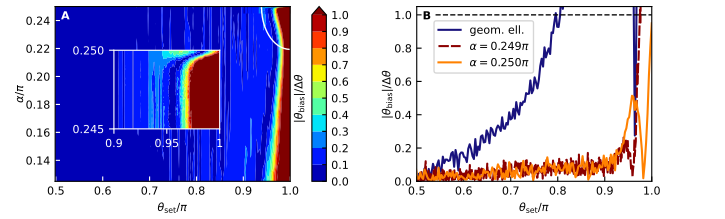

The script that saved this image:
# -*- coding: utf-8 -*-
"""
@author: D.Pfeiffer, D.Derr & L.Lind
"""
from matplotlib.markers import MarkerStyle
from mpl_toolkits.axes_grid1.inset_locator import mark_inset  # for the manual option
from mpl_toolkits.axes_grid1.inset_locator import inset_axes
import matplotlib as mpl
import matplotlib.pyplot as plt
import matplotlib.transforms as transforms
import matplotlib.ticker as mticker
import numpy as np
from mpl_toolkits.axes_grid1 import Divider
from mpl_toolkits.axes_grid1.axes_size import Fixed
from curlyBrace import curlyBrace
from pathlib import Path
import sys

parent_dir = Path(__file__).parent.parent
parent_str = str(parent_dir)

if parent_str not in sys.path:
    sys.path.insert(0, parent_str)
    added = True
else:
    added = False

try:
    import helper_functions as hf
finally:
    if added:
        sys.path.pop(0)  # Safe cleanup only if we added it

plt.style.use('../paper_mpl_style.mplstyle')

save_fig = True
draw_grid = False

#################
#### colours ####
#################

colour_hist_diff = 'C0'
colour_hist_sum = 'C1'
colour_ell = 'C2'

# --- Size ---
phi_golden = (1 + np.sqrt(5)) / 2
pt_to_in = 1.0 / 72.0

full_width = 522
half_width = 255

full_height_golden = full_width / phi_golden # golden aspect
half_height_golden = half_width / phi_golden # golden aspect

######## Grid ##########
one_pt_rel_w = pt_to_in / full_width

frac_h_0 = 0.075
frac_h_1 = 0.325
frac_h_2 = 0.03
frac_h_3 = 0.02
frac_h_4 = 0.05
frac_h_5 = frac_h_0
frac_h_6 = frac_h_1
frac_h_7 = frac_h_2
frac_h_8 = frac_h_3
frac_h_9 = 1-(frac_h_0+frac_h_1+frac_h_2+frac_h_3+frac_h_4+frac_h_5+frac_h_6+frac_h_7+frac_h_8)

# must be positive
print(frac_h_9)

print(frac_h_0+frac_h_1+frac_h_2+frac_h_3+frac_h_4+frac_h_5+frac_h_6+frac_h_7+frac_h_8+frac_h_9)

fig_width_in = full_width * pt_to_in
fig_height_in = half_height_golden * pt_to_in

frac_v_0 = 0.02
frac_v_1 = 0.15
frac_v_2 = 0.80
frac_v_3 = 1-(frac_v_0+frac_v_1+frac_v_2)

# must be positive
print(frac_v_3)

print(frac_v_0+frac_v_1+frac_v_2+frac_v_3)

# Exact-size figure: no automatic layout engines
fig_S_alpha = plt.figure(figsize=(fig_width_in, fig_height_in), layout=None)

h = [Fixed(frac_h_0*fig_width_in), Fixed(frac_h_1*fig_width_in), Fixed(frac_h_2*fig_width_in), Fixed(frac_h_3*fig_width_in),
     Fixed(frac_h_4*fig_width_in), Fixed(frac_h_5*fig_width_in), Fixed(frac_h_6*fig_width_in), Fixed(frac_h_7*fig_width_in), Fixed(frac_h_8*fig_width_in), Fixed(frac_h_9*fig_width_in)]

v = [Fixed(frac_v_0*fig_height_in), Fixed(frac_v_1*fig_height_in), Fixed(frac_v_2*fig_height_in), Fixed(frac_v_3*fig_height_in)]


div = Divider(fig_S_alpha, (0, 0, 1, 1), h, v, aspect=False)

#########################################################################
#################### start: show grid via grey lines ####################
#########################################################################
h_fracs = [frac_h_0, frac_h_1, frac_h_2, frac_h_3, frac_h_4, frac_h_5, frac_h_6, frac_h_7, frac_h_8, frac_h_9]
v_fracs = [frac_v_0, frac_v_1, frac_v_2, frac_v_3]

h_edge_positions = np.cumsum([0]+h_fracs)
v_edge_positions = np.cumsum([0]+v_fracs)

if draw_grid:
    # Draw vertical grid lines (column boundaries)
    for hx in h_edge_positions:
        line = plt.Line2D([hx, hx], [0, 1], lw=0.5, color='grey', linestyle='--', transform=fig_S_alpha.transFigure, zorder=100)
        fig_S_alpha.add_artist(line)
    # Draw horizontal grid lines (row boundaries)
    for vy in v_edge_positions:
        line = plt.Line2D([0, 1], [vy, vy], lw=0.5, color='grey', linestyle='--', transform=fig_S_alpha.transFigure, zorder=100)
        fig_S_alpha.add_artist(line)
#######################################################################
#################### end: show grid via grey lines ####################
#######################################################################


ax_quotient_bar = fig_S_alpha.add_axes(div.get_position(), axes_locator=div.new_locator(nx=3, ny=2))
ax_quotient = fig_S_alpha.add_axes(div.get_position(), axes_locator=div.new_locator(nx=1, ny=2))

# ax_cut_bar = fig_S_alpha.add_axes(div.get_position(), axes_locator=div.new_locator(nx=8, ny=2))
ax_cut = fig_S_alpha.add_axes(div.get_position(), axes_locator=div.new_locator(nx=6, ny=2))

fig_S_alpha.canvas.draw()

ax_quotient.set_ylabel(r"$\alpha/\pi$", labelpad=0)
ax_cut.set_ylabel(r"$|\theta_{\text{bias}}|/\Delta \theta$", labelpad=0)

ax_quotient.set_xlabel(r"$\theta_\text{set}/\pi$")
ax_cut.set_xlabel(r"$\theta_\text{set}/\pi$")

ax_quotient.tick_params(axis='both', direction='in')
ax_cut.tick_params(axis='both', direction='in')

##################################
### start: load numerical data ###
##################################

# coarse alpha scan
num_eval_alpha_scan     = np.load('../num_eval/num_eval_res_alpha_S_alpha_PEAC.npz')
alphas                  =num_eval_alpha_scan['alphas']

A_alphas_set            =num_eval_alpha_scan['A_alphas_set']
A_alphas_rec            =num_eval_alpha_scan['A_alphas_rec']
A_betas_set             =num_eval_alpha_scan['A_betas_set']
A_betas_rec             =num_eval_alpha_scan['A_betas_rec']
#
sigma_set               =num_eval_alpha_scan['sigma_set']
#
thetas_set              =num_eval_alpha_scan['thetas_set']
#
thetas_rec_alphas       =num_eval_alpha_scan['thetas_rec_alphas']
thetas_rec_betas        =num_eval_alpha_scan['thetas_rec_betas']
#
thetas_rec_alphas_std   =num_eval_alpha_scan['thetas_rec_alphas_std']
thetas_rec_betas_std    =num_eval_alpha_scan['thetas_rec_betas_std']

n_alphas = len(alphas)

theta_bias_alphas_abs = np.abs(thetas_rec_alphas - np.tile(thetas_set, (n_alphas, 1)))
theta_bias_betas_abs = np.abs(thetas_rec_betas - np.tile(thetas_set, (n_alphas, 1)))

thetas_change = hf.theta_change(0.824, 0.063, alphas)

# fine alpha scan
num_eval_alpha_scan_fine     = np.load('../num_eval/num_eval_res_alpha_S_alpha_fine_PEAC.npz')
alphas_fine                  =num_eval_alpha_scan_fine['alphas']

A_alphas_set_fine            =num_eval_alpha_scan_fine['A_alphas_set']
A_alphas_rec_fine            =num_eval_alpha_scan_fine['A_alphas_rec']
A_betas_set_fine             =num_eval_alpha_scan_fine['A_betas_set']
A_betas_rec_fine             =num_eval_alpha_scan_fine['A_betas_rec']
#
sigma_set_fine               =num_eval_alpha_scan_fine['sigma_set']
#
thetas_set_fine              =num_eval_alpha_scan_fine['thetas_set']
#
thetas_rec_alphas_fine       =num_eval_alpha_scan_fine['thetas_rec_alphas']
thetas_rec_betas_fine        =num_eval_alpha_scan_fine['thetas_rec_betas']
#
thetas_rec_alphas_std_fine   =num_eval_alpha_scan_fine['thetas_rec_alphas_std']
thetas_rec_betas_std_fine    =num_eval_alpha_scan_fine['thetas_rec_betas_std']

n_alphas_fine = len(alphas_fine)

theta_bias_alphas_abs_fine = np.abs(thetas_rec_alphas_fine - np.tile(thetas_set_fine, (n_alphas_fine, 1)))
theta_bias_betas_abs_fine = np.abs(thetas_rec_betas_fine - np.tile(thetas_set_fine, (n_alphas_fine, 1)))

alpha_big_index = 10

num_eval_alpha_slice     = np.load('../num_eval/num_eval_res_alpha_S_alpha_slice_PEAC.npz')
alphas_slice                  =num_eval_alpha_slice['alphas']

A_alphas_set_slice            =num_eval_alpha_slice['A_alphas_set']
A_alphas_rec_slice            =num_eval_alpha_slice['A_alphas_rec']
A_betas_set_slice             =num_eval_alpha_slice['A_betas_set']
A_betas_rec_slice             =num_eval_alpha_slice['A_betas_rec']
#
sigma_set_slice               =num_eval_alpha_slice['sigma_set']
#
thetas_set_slice              =num_eval_alpha_slice['thetas_set']
#
thetas_rec_alphas_slice       =num_eval_alpha_slice['thetas_rec_alphas']
thetas_rec_betas_slice        =num_eval_alpha_slice['thetas_rec_betas']
#
thetas_rec_alphas_std_slice   =num_eval_alpha_slice['thetas_rec_alphas_std']
thetas_rec_betas_std_slice    =num_eval_alpha_slice['thetas_rec_betas_std']

n_alphas_slice = len(alphas_slice)

theta_bias_alphas_abs_slice = np.abs(thetas_rec_alphas_slice - np.tile(thetas_set_slice, (n_alphas_slice, 1)))
theta_bias_betas_abs_slice = np.abs(thetas_rec_betas_slice - np.tile(thetas_set_slice, (n_alphas_slice, 1)))


################################
### end: load numerical data ###
################################


##################################################################
####################### START LEFT SUBPLOT #######################
##################################################################

levels = np.linspace(0, 1.0, 11)

mesh_left = ax_quotient.contourf(
        thetas_set /np.pi,
        alphas/np.pi,
        theta_bias_alphas_abs/ thetas_rec_alphas_std,
        levels=levels,
        cmap="jet",
        extend="max"
    )

ax_quotient.contourf(
        thetas_set_fine /np.pi,
        alphas_fine/np.pi,
        theta_bias_alphas_abs_fine/ thetas_rec_alphas_std_fine,
        levels=levels,
        cmap="jet",
        extend="max"
    )
cbar_left = fig_S_alpha.colorbar(mesh_left, cax=ax_quotient_bar)

cbar_left.set_label(r"$|\theta_{\text{bias}}|/\Delta \theta$", labelpad=4)
cbar_left.ax.yaxis.set_label_position("left")
cbar_left.set_ticks(levels)


cbar_left.ax.tick_params(
    axis='y',
    direction='in',
    length=3,
    width=0.8,
    labelsize=8
)

alpha_edges = np.empty(len(alphas) + 1)
alpha_edges[1:-1] = 0.5 * (alphas[:-1] + alphas[1:])
alpha_edges[0] = alphas[0] - (alpha_edges[1] - alphas[0])
alpha_edges[-1] = alphas[-1] + (alphas[-1] - alpha_edges[-2])

# for a, th, y0, y1 in zip(alphas, thetas_change, alpha_edges[:-1], alpha_edges[1:]):
#     if np.isfinite(th):
#         ax_quotient.ax_quotient.vlines(th / np.pi, y0/np.pi, y1/np.pi, color="w", linewidth=1)
        
ax_quotient.plot(hf.theta_change(0.824, 0.063,np.linspace(alphas.min(),alphas.max(),10000))/np.pi, 
                 np.linspace(alphas.min(),alphas.max(),10000)/np.pi, 
                 'w-', 
                 lw=1)

# Optional: add thin contour lines for clarity
# cs = ax_quotient.contour(
#         thetas_set /np.pi,
#         alphas/np.pi,
#         theta_bias_alphas_abs/ thetas_rec_alphas_std,
#         levels=[1.0],
#         colors="g",
#         linewidths=1,
# )

# ax_quotient.clabel(cs, inline=True, fmt=r"$1$", fontsize=8,colors='w')
ax_quotient.set_ylim(top=0.25)

ax_quotient.text(
        0.025, 0.975,  # x=2.5% from left, y=97.5% from bottom
        'A',
        # fontsize=9,
        fontweight='bold',
        transform=ax_quotient.transAxes,
        verticalalignment='top',
        horizontalalignment='left',
        color='w'
    )

##########################################
### start: inset ###

height = 0.45

quotient_inset = ax_quotient.inset_axes([0.25,0.75-height,height*1.0,height],
                                xlim = (0.9,1),
                                xticklabels=[0.9,0.95,1], 
                                yticklabels=[0.245,'0.250'],
                                xticks=[0.9,0.95,1],
                                yticks=[0.245,0.25])

quotient_inset.contourf(
        thetas_set_fine /np.pi,
        alphas_fine/np.pi,
        theta_bias_alphas_abs_fine/ thetas_rec_alphas_std_fine,
        levels=levels,
        cmap="jet",
        extend="max"
    )
# quotient_inset.contour(
#         thetas_set_fine /np.pi,
#         alphas_fine/np.pi,
#         theta_bias_alphas_abs_fine/ thetas_rec_alphas_std_fine,
#         levels=[1.0],
#         colors="black",
#         linewidths=1,
# )

# frame of inset white
for spine in quotient_inset.spines.values():
    spine.set_edgecolor('w')   # or spine.set_color('w')
# ticks and their labels in inset white
quotient_inset.tick_params(color='w',labelcolor='w')
# tick labels of ax_quotient white
ax_quotient.tick_params(color='w')
###################################################################
######################## END LEFT SUBPLOT #########################
###################################################################

###################################################################
####################### START RIGHT SUBPLOT #######################
###################################################################



# Results of geometric ellipse fits
num_eval_theta_scan_geom = np.load('../num_eval/num_eval_res_theta_S_sum_geo_ell.npz')
thetas_set_geom              = num_eval_theta_scan_geom['thetas_set']
thetas_rec_ell_num_geom      = num_eval_theta_scan_geom['thetas_rec_ell']
thetas_rec_ell_std_num_geom  = num_eval_theta_scan_geom['thetas_rec_ell_std']
A0_set_geom                  = num_eval_theta_scan_geom['A0_set']
sigma_set_geom               = num_eval_theta_scan_geom['sigma_set']
theta_bias_ell_abs_geom = np.abs(thetas_rec_ell_num_geom - thetas_set_geom)

# Results of algebraic ellipse fits
num_eval_theta_scan_alg = np.load('../num_eval/num_eval_res_theta_S_sum_PEAC.npz')
thetas_set_alg              = num_eval_theta_scan_alg['thetas_set']
thetas_rec_ell_num_alg      = num_eval_theta_scan_alg['thetas_rec_ell']
thetas_rec_ell_std_num_alg  = num_eval_theta_scan_alg['thetas_rec_ell_std']
theta_bias_ell_abs_alg = np.abs(thetas_rec_ell_num_alg - thetas_set_alg)

# cut plots
# geom ellipse
ax_cut.plot(thetas_set_geom/np.pi, 
            theta_bias_ell_abs_geom/thetas_rec_ell_std_num_geom, 
            label="geom. ell.",
            color=colour_ell)#,ls=(0,(1.5,1)))

# alg ellipse
# ax_cut.plot(thetas_set_alg/np.pi, theta_bias_ell_abs_alg/thetas_rec_ell_std_num_alg, label="alg. ell.", color="magenta")

# alpha = 0.156 pi
# ax_cut.plot(thetas_set/np.pi, theta_bias_alphas_abs[alpha_big_index]/thetas_rec_alphas_std[alpha_big_index], label=fr"$\alpha={alphas[alpha_big_index]/np.pi:.3f} \pi$", color="darkred")

# alpha=0.249 for theta in 0.5 to 1.0 pi
ax_cut.plot(thetas_set_slice/np.pi, 
            theta_bias_alphas_abs_slice[0]/thetas_rec_alphas_std_slice[0], 
            label=fr"$\alpha={alphas_slice[0]/np.pi:.3f} \pi$", 
            color='darkred', ls=(0, (5, 1)))

# alpha = pi/4
ax_cut.plot(thetas_set/np.pi, theta_bias_alphas_abs[-1]/thetas_rec_alphas_std[-1], label=fr"$\alpha={alphas[-1]/np.pi:.3f} \pi$", color=colour_hist_sum)

# alpha=pi/4-eps for theta in 0.9 to 1.0 pi
# test_index = -2
# ax_cut.plot(thetas_set_fine/np.pi, theta_bias_alphas_abs_fine[test_index]/thetas_rec_alphas_std_fine[test_index], label=fr"$\alpha={alphas_fine[test_index]/np.pi:.4f} \pi$", color='magenta')

ax_cut.hlines(1, 0.54, 1, color="black", linestyle="--",lw=1)


ax_cut.set_xlim(0.5, 1)
ax_cut.set_ylim(0.0, 1.05)

ax_cut.legend(bbox_to_anchor=(0.05,0.95),loc='upper left')

ax_cut.text(
        0.025, 0.975,  # x=2.5% from left, y=97.5% from bottom
        'B',
        # fontsize=9,
        fontweight='bold',
        transform=ax_cut.transAxes,
        verticalalignment='top',
        horizontalalignment='left',
        color='k'
    )

###################################################################
######################## END RIGHT SUBPLOT ########################
###################################################################

if save_fig:
    fig_S_alpha.savefig("figS6.pdf")

plt.show()
